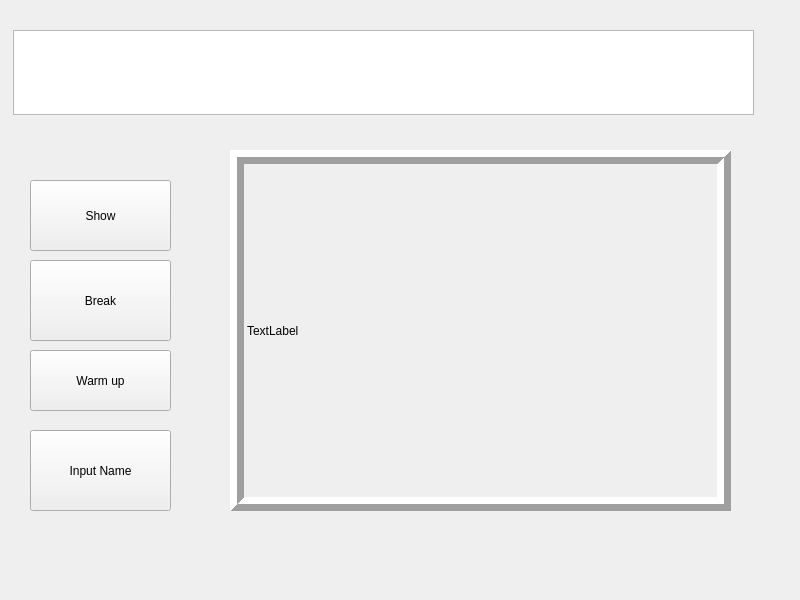
<?xml version="1.0" encoding="UTF-8"?>
<ui version="4.0">
 <class>Widget</class>
 <widget class="QWidget" name="Widget">
  <property name="geometry">
   <rect>
    <x>0</x>
    <y>0</y>
    <width>800</width>
    <height>600</height>
   </rect>
  </property>
  <property name="windowTitle">
   <string>Widget</string>
  </property>
  <widget class="QTextEdit" name="TEXT">
   <property name="geometry">
    <rect>
     <x>13</x>
     <y>30</y>
     <width>741</width>
     <height>85</height>
    </rect>
   </property>
  </widget>
  <widget class="QPushButton" name="SHOW">
   <property name="geometry">
    <rect>
     <x>30</x>
     <y>180</y>
     <width>141</width>
     <height>71</height>
    </rect>
   </property>
   <property name="text">
    <string>Show</string>
   </property>
  </widget>
  <widget class="QLabel" name="imgLabel">
   <property name="geometry">
    <rect>
     <x>230</x>
     <y>150</y>
     <width>501</width>
     <height>361</height>
    </rect>
   </property>
   <property name="frameShape">
    <enum>QFrame::Box</enum>
   </property>
   <property name="frameShadow">
    <enum>QFrame::Raised</enum>
   </property>
   <property name="lineWidth">
    <number>7</number>
   </property>
   <property name="text">
    <string>TextLabel</string>
   </property>
  </widget>
  <widget class="QPushButton" name="Break">
   <property name="geometry">
    <rect>
     <x>30</x>
     <y>260</y>
     <width>141</width>
     <height>81</height>
    </rect>
   </property>
   <property name="text">
    <string>Break</string>
   </property>
  </widget>
  <widget class="QPushButton" name="warmup">
   <property name="geometry">
    <rect>
     <x>30</x>
     <y>350</y>
     <width>141</width>
     <height>61</height>
    </rect>
   </property>
   <property name="text">
    <string>Warm up</string>
   </property>
  </widget>
  <widget class="QPushButton" name="inputButton">
   <property name="geometry">
    <rect>
     <x>30</x>
     <y>430</y>
     <width>141</width>
     <height>81</height>
    </rect>
   </property>
   <property name="text">
    <string>Input Name</string>
   </property>
  </widget>
 </widget>
 <resources/>
 <connections/>
</ui>
